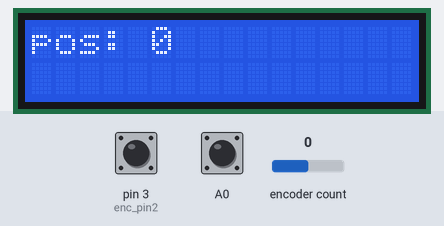
The sketch below on a simulated Arduino Uno, built with avr-gcc and run on an emulated ATmega328P. On the bench: 16×2 character LCD. The inputs (shaded band) are chosen by the test bench; at power-on: encoder count 0, pin 3 (enc_pin2) HIGH, A0 HIGH. What the sketch prints to the serial monitor is not drawn.

Above: at 1.2 s.
1.3 s: encoder count set to 1
At 2.4 s:
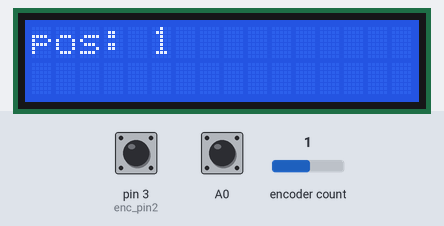
4.4 s: encoder count set to 2
At 5.0 s:
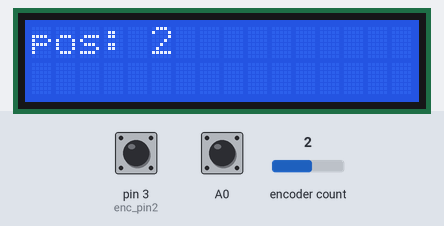
8.4 s: encoder count set to 3
At 9.6 s:
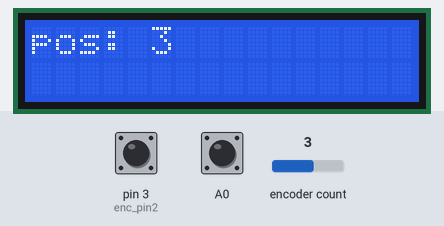
Timing chart, 0 to 10.9 s (numbered marks = the images above; inputs shaded):
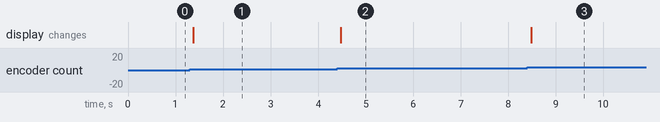

Measured:
- after the input at 1.3 s, the display: changes after 0.07 s (image 1)
- after the input at 4.4 s, the display: changes after 0.08 s (image 2)
- after the input at 8.4 s, the display: changes after 0.09 s (image 3)

The sketch:

frequencyGenerator.ino
```cpp
#include <LiquidCrystal.h>
#include <RotaryEncoder.h>

/**
https://www.arduino.cc/en/Tutorial/LibraryExamples/LiquidCrystalBlink
 The circuit:
 * LCD RS pin to digital pin 12
 * LCD Enable pin to digital pin 11
 * LCD D4 pin to digital pin 5
 * LCD D5 pin to digital pin 4
 * LCD D6 pin to digital pin 3
 * LCD D7 pin to digital pin 2
 * LCD R/W pin to ground
 * 10K resistor:  Controls contrast of letters.
   * ends to +5V and ground
   * wiper to LCD VO pin (pin 3)
*/

/**
LCD Pins on breadboard:
BB | LCD
20 - VSS
21 - VDD
22 - V0
23 - RS
24 - RW
25 - E
26 - D0
27 - D1
28 - D2
29 - D3
30 - D4
31 - D5
32 - D6
33 - D7
34 - A
35 - K
*/

/*
    Encoder pins are 2 and 3
*/

// const int A0 = A0;
const int enc_pin1 = 2;                   // DT on encoder
const int enc_pin2 = 3;                   // CLK on encoder
RotaryEncoder rotenc(enc_pin1, enc_pin2); // LatchMode::FOUR0 ???
// RotaryEncoder::LatchMode::TWO03);
// RotaryLatchMode::FOUR0);

// For some reason when set in 4-bit mode, it uses pins d4-d7
// instead of the presumed; d0-d3 ...
const int rs = 12, en = 13, d4 = 11, d5 = 10, d6 = 9, d7 = 8;
LiquidCrystal lcd(rs, en, d4, d5, d6, d7);

const int dtime = 100;

char buff_1[16];
bool button_pressed = false;
int iter = 0;
int foo = 0;

void checkPosition() {
    rotenc.tick(); // just call tick() to check the state.
}

int pos = 0;
char buff[16];

void setup() {
    Serial.begin(115200);
    while (!Serial) {
    }
    Serial.println("I am running");

    // Setup the LCD's number of columns and rows:
    lcd.begin(16, 2);

    // clear and setup first line.
    lcd.clear();
    sprintf(buff, "pos: %d", pos);
    lcd.print(buff);

    // Setup encoder interrupts:
    attachInterrupt(digitalPinToInterrupt(enc_pin1), checkPosition, CHANGE);
    attachInterrupt(digitalPinToInterrupt(enc_pin2), checkPosition, CHANGE);

    // Setup push button.
    // XXX button pulls high: KY-040 Rotary Encoder Module
    // https://www.amazon.com/gp/product/B06XQTHDRR/
    pinMode(A0, INPUT_PULLUP);
}

const long MAX_POS = 32;
const long MIN_POS = -32;

void checkPositionLimits() {
    if (pos < MIN_POS) {
        rotenc.setPosition(MIN_POS);
        pos = MIN_POS;
    }
    if (pos > MAX_POS) {
        rotenc.setPosition(MAX_POS);
        pos = MAX_POS;
    }
}

void loop() {

    long newPos = rotenc.getPosition();
    if (newPos != pos) {
        lcd.clear();
        pos = newPos;
        checkPositionLimits();
        sprintf(buff, "pos: %d", pos); // Probably should be sprintfn?
        lcd.print(buff);

        // sprintf(buff_1, "ms: %d", rotenc.getMillisBetweenRotations());
        // lcd.setCursor(0, 1);
        // lcd.print(buff_1);
    }
    int button_state = digitalRead(A0);
    if (button_state == LOW) {
        Serial.print("Button state is low, button_pressed ");
        Serial.println(button_pressed ? "ON" : "OFF");
        if (button_pressed) {
            Serial.print("Button is pressed, setting to FALSE - ");
            button_pressed = false;
            Serial.println(iter);
        } else {
            Serial.print("Button is not pressed, setting to TRUE - ");
            button_pressed = true;
            Serial.println(iter);
        }
        Serial.println("I am about to sleep");
    }
    iter++;
    // XXX this sprintf is corrupting the stack vars.
    // sprintf(buff_1, "b: %-13s", button_pressed ? "ON" : "OFF");
    // lcd.setCursor(0, 1);
    // lcd.print(buff_1);
    delay(dtime);
}
```
